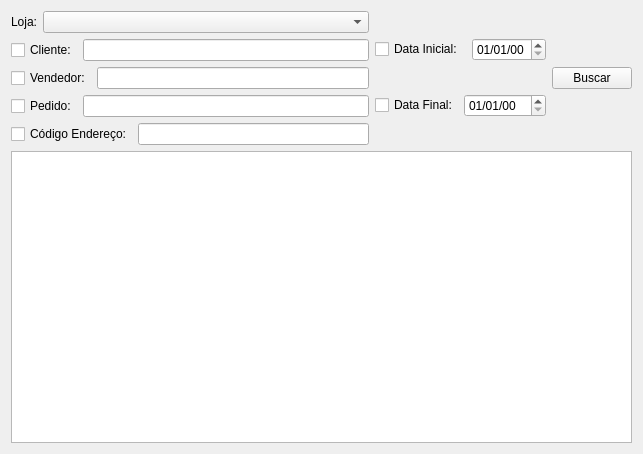
<?xml version="1.0" encoding="UTF-8"?>
<ui version="4.0">
 <class>Pedidos</class>
 <widget class="QWidget" name="Pedidos">
  <property name="geometry">
   <rect>
    <x>0</x>
    <y>0</y>
    <width>643</width>
    <height>454</height>
   </rect>
  </property>
  <property name="windowTitle">
   <string>Form</string>
  </property>
  <layout class="QGridLayout" name="gridLayout">
   <item row="0" column="0">
    <layout class="QHBoxLayout" name="horizontalLayout_5">
     <item>
      <layout class="QVBoxLayout" name="verticalLayout_2">
       <item>
        <layout class="QHBoxLayout" name="horizontalLayout_2">
         <item>
          <widget class="QLabel" name="lojaLabel">
           <property name="sizePolicy">
            <sizepolicy hsizetype="Minimum" vsizetype="Preferred">
             <horstretch>0</horstretch>
             <verstretch>0</verstretch>
            </sizepolicy>
           </property>
           <property name="text">
            <string>Loja:</string>
           </property>
          </widget>
         </item>
         <item>
          <widget class="QComboBox" name="lojaComboBox">
           <property name="sizePolicy">
            <sizepolicy hsizetype="Expanding" vsizetype="Fixed">
             <horstretch>0</horstretch>
             <verstretch>0</verstretch>
            </sizepolicy>
           </property>
           <property name="maximumSize">
            <size>
             <width>16777215</width>
             <height>16777215</height>
            </size>
           </property>
          </widget>
         </item>
        </layout>
       </item>
       <item>
        <layout class="QHBoxLayout" name="horizontalLayout_6">
         <item>
          <widget class="QCheckBox" name="clienteCheckBox">
           <property name="text">
            <string>Cliente:</string>
           </property>
          </widget>
         </item>
         <item>
          <widget class="QLineEdit" name="clienteLineEdit"/>
         </item>
        </layout>
       </item>
       <item>
        <layout class="QHBoxLayout" name="horizontalLayout_7">
         <item>
          <widget class="QCheckBox" name="vendedorCheckBox">
           <property name="text">
            <string>Vendedor:</string>
           </property>
          </widget>
         </item>
         <item>
          <widget class="QLineEdit" name="vendedorLineEdit"/>
         </item>
        </layout>
       </item>
       <item>
        <layout class="QHBoxLayout" name="horizontalLayout">
         <item>
          <widget class="QCheckBox" name="pedidoCheckBox">
           <property name="text">
            <string>Pedido:</string>
           </property>
          </widget>
         </item>
         <item>
          <widget class="QLineEdit" name="pedidoLineEdit"/>
         </item>
        </layout>
       </item>
       <item>
        <layout class="QHBoxLayout" name="horizontalLayout_8">
         <item>
          <widget class="QCheckBox" name="enderecoCheckBox">
           <property name="text">
            <string>Código Endereço:</string>
           </property>
          </widget>
         </item>
         <item>
          <widget class="QLineEdit" name="enderecoLineEdit"/>
         </item>
        </layout>
       </item>
      </layout>
     </item>
     <item>
      <layout class="QVBoxLayout" name="verticalLayout">
       <item>
        <layout class="QHBoxLayout" name="horizontalLayout_4">
         <item>
          <widget class="QCheckBox" name="dataInicialCheckBox">
           <property name="text">
            <string>Data Inicial: </string>
           </property>
           <property name="checked">
            <bool>false</bool>
           </property>
           <property name="tristate">
            <bool>false</bool>
           </property>
          </widget>
         </item>
         <item>
          <widget class="QDateEdit" name="dataInicialDateEdit">
           <property name="displayFormat">
            <string>dd/MM/yy</string>
           </property>
          </widget>
         </item>
        </layout>
       </item>
       <item>
        <layout class="QHBoxLayout" name="horizontalLayout_3">
         <item>
          <widget class="QCheckBox" name="dataFinalCheckBox">
           <property name="text">
            <string>Data Final:</string>
           </property>
           <property name="checked">
            <bool>false</bool>
           </property>
           <property name="tristate">
            <bool>false</bool>
           </property>
          </widget>
         </item>
         <item>
          <widget class="QDateEdit" name="dataFinalDateEdit">
           <property name="displayFormat">
            <string notr="true">dd/MM/yy</string>
           </property>
          </widget>
         </item>
        </layout>
       </item>
      </layout>
     </item>
     <item>
      <widget class="QPushButton" name="buscarPushButton">
       <property name="text">
        <string>Buscar</string>
       </property>
       <property name="shortcut">
        <string>Return</string>
       </property>
      </widget>
     </item>
    </layout>
   </item>
   <item row="1" column="0">
    <widget class="QTableView" name="tableView"/>
   </item>
  </layout>
 </widget>
 <resources/>
 <connections/>
</ui>
